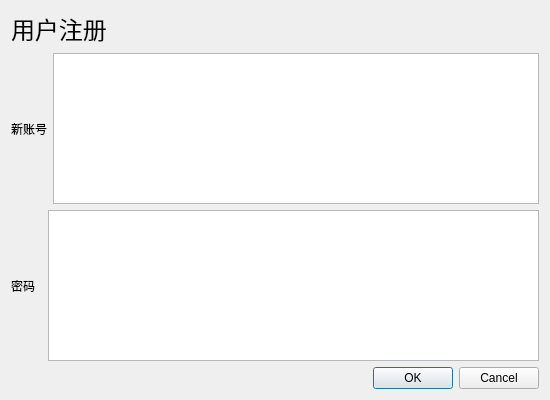
<?xml version="1.0" encoding="UTF-8"?>
<ui version="4.0">
 <class>userregister</class>
 <widget class="QDialog" name="userregister">
  <property name="geometry">
   <rect>
    <x>0</x>
    <y>0</y>
    <width>550</width>
    <height>400</height>
   </rect>
  </property>
  <property name="windowTitle">
   <string>Dialog</string>
  </property>
  <layout class="QVBoxLayout" name="verticalLayout">
   <item>
    <widget class="QLabel" name="label">
     <property name="font">
      <font>
       <family>微软雅黑 Light</family>
       <pointsize>18</pointsize>
      </font>
     </property>
     <property name="text">
      <string>用户注册</string>
     </property>
    </widget>
   </item>
   <item>
    <layout class="QHBoxLayout" name="horizontalLayout_3">
     <item>
      <widget class="QLabel" name="label_4">
       <property name="text">
        <string>新账号</string>
       </property>
      </widget>
     </item>
     <item>
      <widget class="QTextEdit" name="textEdit_3"/>
     </item>
    </layout>
   </item>
   <item>
    <layout class="QHBoxLayout" name="horizontalLayout_4">
     <item>
      <widget class="QLabel" name="label_5">
       <property name="text">
        <string>密码  </string>
       </property>
      </widget>
     </item>
     <item>
      <widget class="QTextEdit" name="textEdit_4"/>
     </item>
    </layout>
   </item>
   <item>
    <widget class="QDialogButtonBox" name="buttonBox">
     <property name="orientation">
      <enum>Qt::Horizontal</enum>
     </property>
     <property name="standardButtons">
      <set>QDialogButtonBox::Cancel|QDialogButtonBox::Ok</set>
     </property>
    </widget>
   </item>
  </layout>
 </widget>
 <resources/>
 <connections>
  <connection>
   <sender>buttonBox</sender>
   <signal>accepted()</signal>
   <receiver>userregister</receiver>
   <slot>accept()</slot>
   <hints>
    <hint type="sourcelabel">
     <x>248</x>
     <y>254</y>
    </hint>
    <hint type="destinationlabel">
     <x>157</x>
     <y>274</y>
    </hint>
   </hints>
  </connection>
  <connection>
   <sender>buttonBox</sender>
   <signal>rejected()</signal>
   <receiver>userregister</receiver>
   <slot>reject()</slot>
   <hints>
    <hint type="sourcelabel">
     <x>316</x>
     <y>260</y>
    </hint>
    <hint type="destinationlabel">
     <x>286</x>
     <y>274</y>
    </hint>
   </hints>
  </connection>
 </connections>
</ui>
